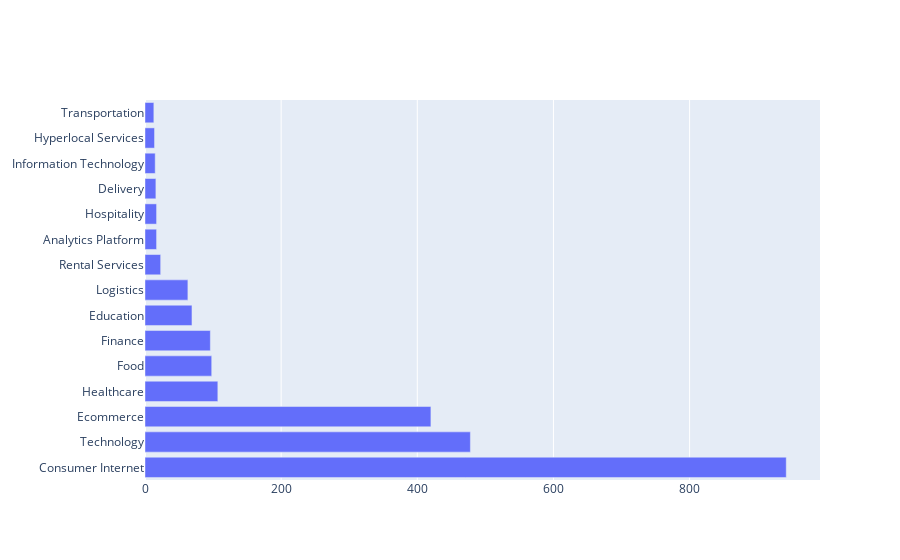

Notebook source saved alongside this figure:
### Markdown cell above
32.5% of startups belong to the cateegory 'Consumer Internet'  
16.5% of startups have their vertical as 'Technology'  
14.5% of startups work in the field of 'E-Commerce'  
3.7% of startups work in 'Healthcare'

### Code cell
fig = go.Figure()

fig.add_trace(go.Bar(
    y=a['industry'][:15],
    x=a['count'][:15],
    name='Sector Wise Distribution',
                orientation='h'))

fig.show()

### Figure 1 — Plotly figure (JSON) as saved in the notebook; plotly's stock layout.template omitted (floating-point values rounded to 4 significant figures)
{"data": [{"name": "Sector Wise Distribution", "orientation": "h", "type": "bar", "x": [942, 478, 420, 107, 98, 96, 69, 63, 23, 17, 17, 16, 15, 14, 13], "y": ["Consumer Internet", "Technology", "Ecommerce", "Healthcare", "Food", "Finance", "Education", "Logistics", "Rental Services", "Analytics Platform", "Hospitality", "Delivery", "Information Technology", "Hyperlocal Services", "Transportation"]}], "layout": {}}
